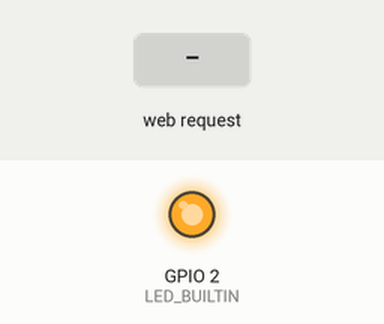
This sketch was run on a simulated ESP8266 (NodeMCU). On the bench: output pins drawn as LEDs (lit = HIGH, except the on-board LED, lit = LOW). The test bench sets the inputs (shaded band). What the sketch prints to the serial monitor is not drawn.

Above: at 2.2 s.
2.3 s: HTTP request GET /LEDOff received
At 3.2 s:
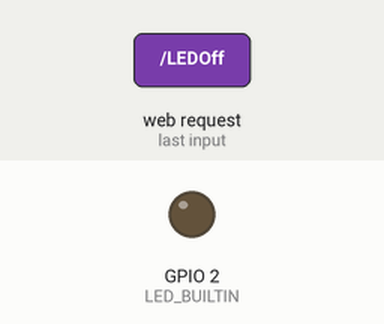
3.8 s: HTTP request GET /LEDOn received
At 4.3 s:
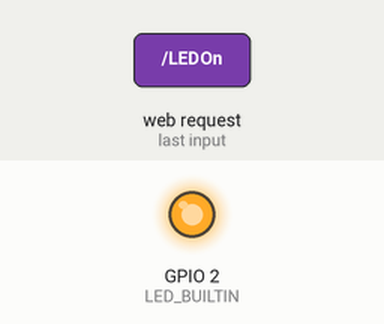
Timing chart, 0 to 6.8 s (numbered marks = the images above; inputs shaded):
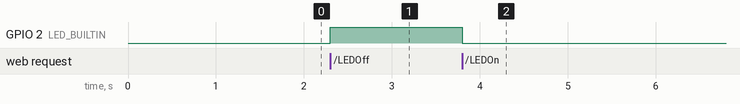

Measured:
- after the input at 2.3 s, GPIO 2 (LED_BUILTIN): LOW → HIGH at once
- after the input at 3.8 s, GPIO 2 (LED_BUILTIN): HIGH → LOW at once

The sketch:

nodemcu_wifiBlink.ino
```cpp
/*
 * NodeMCU/ESP8266 act as AP (Access Point) and simplest Web Server
 * to control GPIO (on-board LED)
 * Connect to AP "arduino-er", password = "password"
 * Open browser, visit 192.168.4.1
 */
#include <ESP8266WiFi.h>
#include <WiFiClient.h>
#include <ESP8266WebServer.h>

const char *ssid = "Xperia";
const char *password = "abcd1234";
int stateLED = LOW;

ESP8266WebServer server(80);

void handleRoot() {
    response();
}

void handleLedOn() {
  stateLED = LOW;
  digitalWrite(LED_BUILTIN, stateLED);
  response();
}

void handleLedOff() {
  stateLED = HIGH;
  digitalWrite(LED_BUILTIN, stateLED);
  response();
}

const String HtmlHtml = "<html><head>"
    "<meta name=\"viewport\" content=\"width=device-width, initial-scale=1\" /></head>";
const String HtmlHtmlClose = "</html>";
const String HtmlTitle = "<h1>Arduino-er: ESP8266 AP WebServer exercise</h1><br/>\n";
const String HtmlLedStateLow = "<big>LED is now <b>ON</b></big><br/>\n";
const String HtmlLedStateHigh = "<big>LED is now <b>OFF</b></big><br/>\n";
const String HtmlButtons =
    "<a href=\"LEDOn\"><button style=\"display: block; width: 100%;\">ON</button></a><br/>"
    "<a href=\"LEDOff\"><button style=\"display: block; width: 100%;\">OFF</button></a><br/>";

void response(){
  String htmlRes = HtmlHtml + HtmlTitle;
  if(stateLED == LOW){
    htmlRes += HtmlLedStateLow;
  }else{
    htmlRes += HtmlLedStateHigh;
  }

  htmlRes += HtmlButtons;
  htmlRes += HtmlHtmlClose;

  server.send(200, "text/html", htmlRes);
}

void setup() {
    delay(1000);
    Serial.begin(9600);
    Serial.println();

    WiFi.softAP(ssid, password);

    IPAddress apip = WiFi.softAPIP();
    Serial.print("visit: \n");
    Serial.println(apip);
    server.on("/", handleRoot);
    server.on("/LEDOn", handleLedOn);
    server.on("/LEDOff", handleLedOff);
    server.begin();
    Serial.println("HTTP server beginned");
    pinMode(LED_BUILTIN, OUTPUT);
    digitalWrite(LED_BUILTIN, stateLED);
}

void loop() {
    server.handleClient();
}
```
